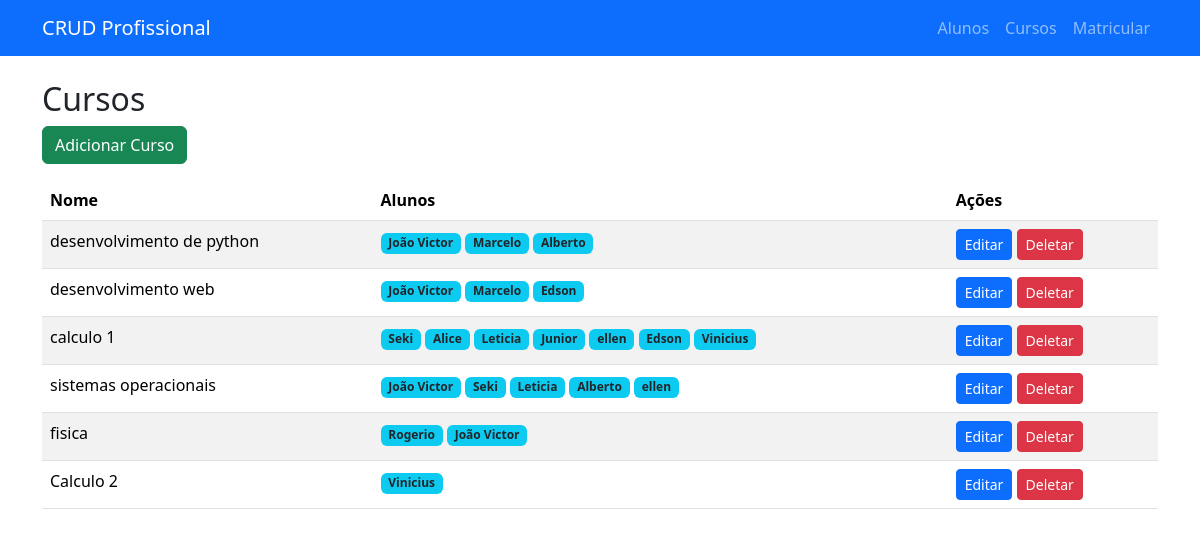
The page /cursos on the database as committed earlier.
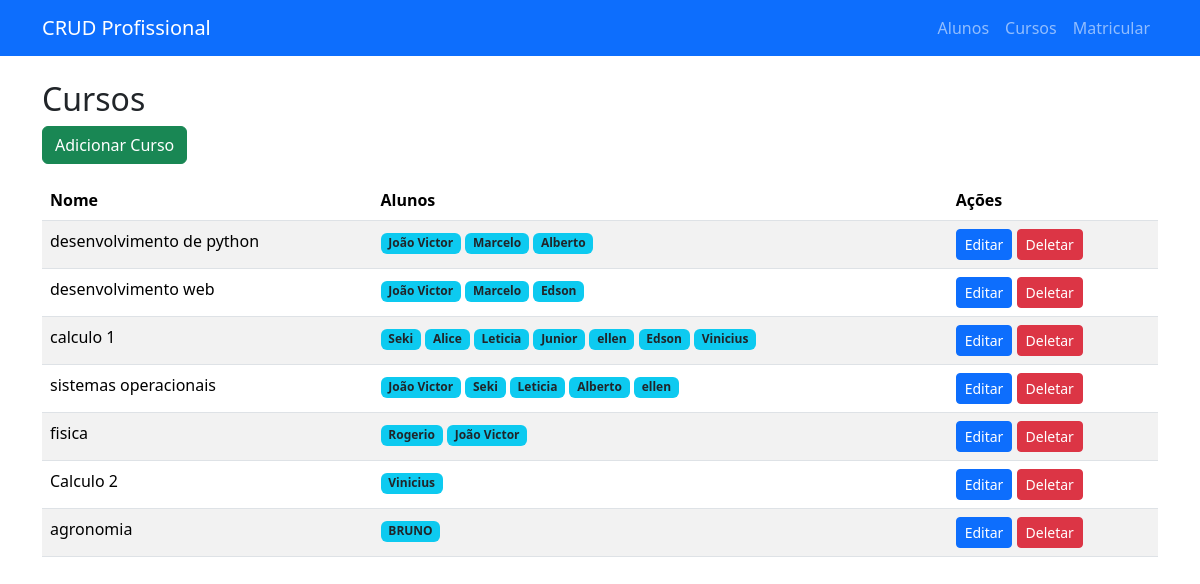
The same page on the database as committed later.
### app.py (models this page shows)
class Curso(db.Model):
    id = db.Column(db.Integer, primary_key=True)
    nome = db.Column(db.String(100), nullable=False)

class Aluno(db.Model):
    id = db.Column(db.Integer, primary_key=True)
    nome = db.Column(db.String(100), nullable=False)
    cursos = db.relationship('Curso', secondary=matriculas, backref=db.backref('alunos', lazy='dynamic'))

### app.py (the view)
@app.route('/cursos')
def cursos():
    lista_cursos = Curso.query.all()
    return render_template('cursos.html', cursos=lista_cursos)

### templates/cursos.html
{% extends "base.html" %}
{% block content %}
<h2>Cursos</h2>
<a class="btn btn-success mb-3" href="{{ url_for('adicionar_curso') }}">Adicionar Curso</a>
<table class="table table-striped">
    <thead>
        <tr>
            <th>Nome</th>
            <th>Alunos</th>
            <th>Ações</th>
        </tr>
    </thead>
    <tbody>
        {% for curso in cursos %}
        <tr>
            <td>{{ curso.nome }}</td>
            <td>
                {% for aluno in curso.alunos %}
                    <span class="badge bg-info text-dark">{{ aluno.nome }}</span>
                {% endfor %}
            </td>
            <td>
                <a class="btn btn-primary btn-sm" href="{{ url_for('editar_curso', id=curso.id) }}">Editar</a>
                <a class="btn btn-danger btn-sm" href="{{ url_for('deletar_curso', id=curso.id) }}">Deletar</a>
            </td>
        </tr>
        {% endfor %}
    </tbody>
</table>
{% endblock %}

Rows that differ between the two databases and show on the page:
added Curso: nome "agronomia"
added Aluno: nome "BRUNO", shown under "agronomia"
